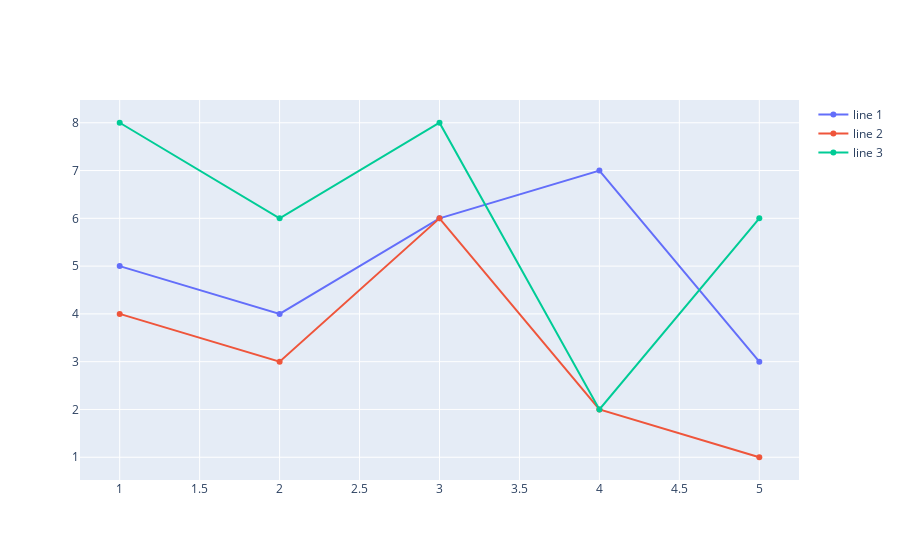

Notebook code cell kept with this figure:
### Code cell
fig = go.Figure()
fig.add_trace(go.Scatter(x = x1, y = y1, name = 'line 1'))
fig.add_trace(go.Scatter(x = x2, y = y2, name = 'line 2'))
fig.add_trace(go.Scatter(x = x3, y = y3, name = 'line 3'))
fig.show()

### Figure 1 — Plotly figure (JSON) as saved in the notebook; plotly's stock layout.template omitted (floating-point values rounded to 4 significant figures)
{"data": [{"name": "line 1", "type": "scatter", "x": [1, 2, 3, 4, 5], "y": [5, 4, 6, 7, 3]}, {"name": "line 2", "type": "scatter", "x": [1, 2, 3, 4, 5], "y": [4, 3, 6, 2, 1]}, {"name": "line 3", "type": "scatter", "x": [1, 2, 3, 4, 5], "y": [8, 6, 8, 2, 6]}], "layout": {"autosize": true, "xaxis": {"autorange": true, "range": [0.7479, 5.252], "type": "linear"}, "yaxis": {"autorange": true, "range": [0.4223, 8.578], "type": "linear"}}}
